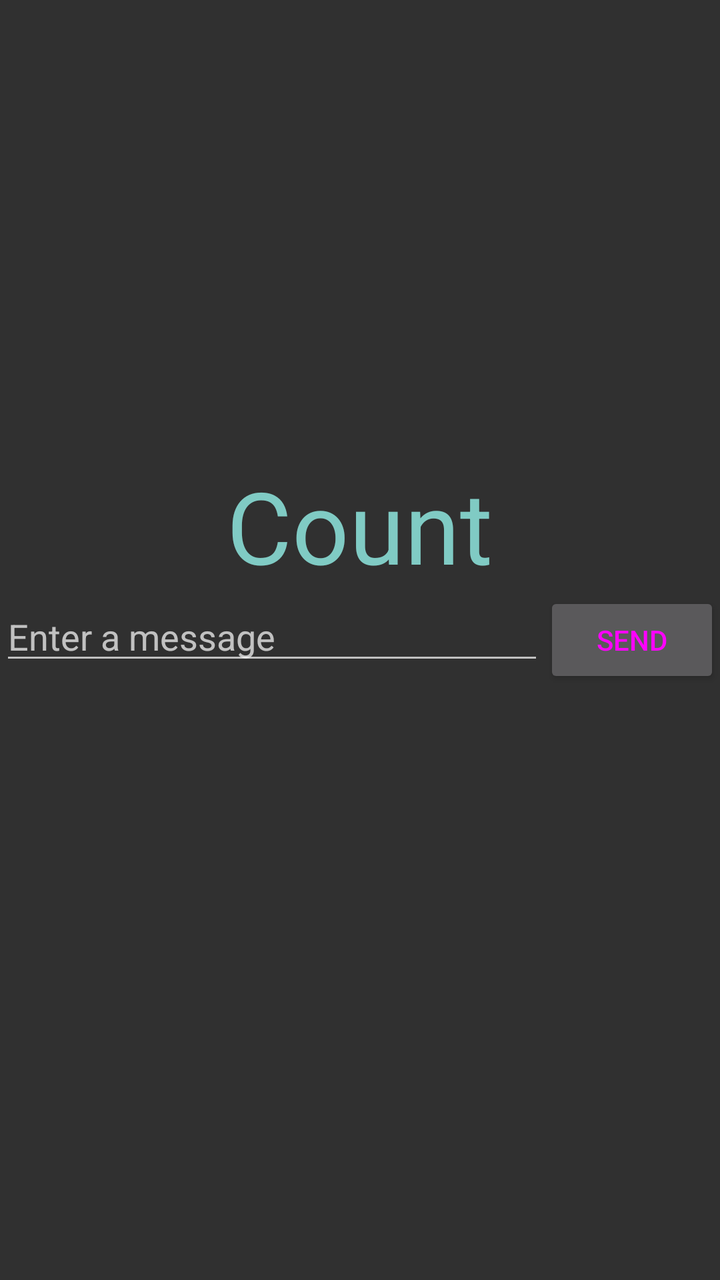
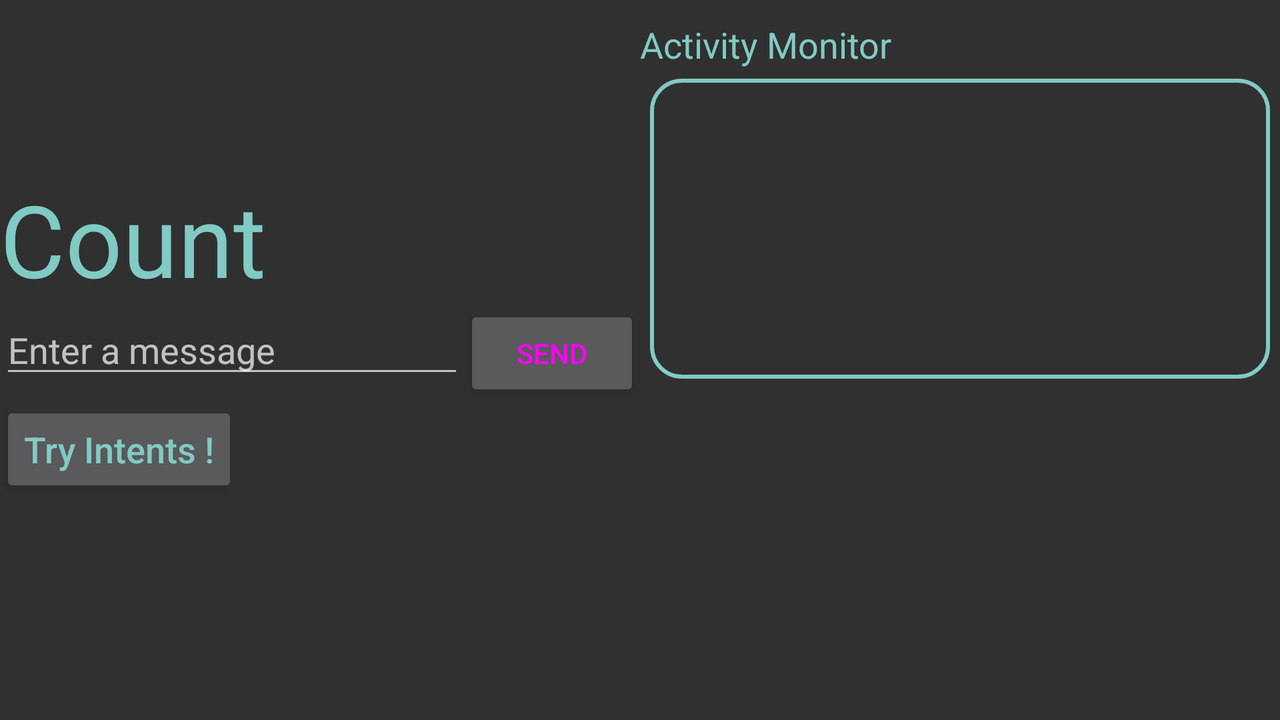

One screen, two layout resources from the same app: the default and the repository's alternative for another configuration. Each is rendered where Android would select it; the XML of both is given below.
<!-- AndroidManifest.xml: application theme CustomActionBarTheme -->
<!-- res/layout/activity_main.xml -->
<?xml version="1.0" encoding="utf-8"?>
<RelativeLayout
    xmlns:android="http://schemas.android.com/apk/res/android"
    android:layout_width="fill_parent"
    android:layout_height="fill_parent"
    android:orientation="horizontal">

    <LinearLayout
        android:id="@+id/toolbar"
        android:layout_width="fill_parent"
        android:layout_height="wrap_content"
        android:layout_centerVertical="true">

        <EditText
            android:id="@+id/edit_message"
            android:layout_width="0.0dip"
            android:layout_height="wrap_content"
            android:layout_weight="1.0"
            android:hint="@string/edit_message" />

        <Button
            android:layout_width="wrap_content"
            android:layout_height="wrap_content"
            android:onClick="sendMessage"
            android:text="@string/button_send"
            android:textColor="@color/button_textcolor" />
        
    </LinearLayout>

    <TextView
        android:id="@+id/counter"
        android:layout_width="wrap_content"
        android:layout_height="wrap_content"
        android:layout_above="@id/toolbar"
        android:layout_centerHorizontal="true"
        android:text="@string/count"
        style="@style/FontColor.BIG" />

</RelativeLayout>
<!-- resources referenced by this layout -->
<resources>
  <string name="button_send">Send</string>
  <string name="count">Count</string>
  <string name="edit_message">Enter a message</string>
  <style name="FontColor.BIG">
          <item name="android:textSize">50sp</item>
      </style>
  <style name="CustomActionBarTheme" parent="@style/Theme.AppCompat">
          <item name="android:actionBarStyle">@style/MyActionBar</item>
          <item name="android:actionBarTabTextStyle">@style/TabTextStyle</item>
          <item name="android:actionMenuTextColor">@style/FontColor</item>
  
          
          <item name="actionBarStyle">@style/MyActionBar</item>
          <item name="actionBarTabTextStyle">@style/TabTextStyle</item>
          <item name="actionMenuTextColor">@style/FontColor</item>
      </style>
  <style name="MyActionBar" parent="@style/Widget.AppCompat.ActionBar">
          <item name="android:titleTextStyle">@style/TitleTextStyle</item>
          <item name="android:background">@color/button_material_dark</item>
          <item name="android:backgroundStacked">@color/button_material_dark</item>
          <item name="android:backgroundSplit">@color/button_material_dark</item>
  
          
          <item name="titleTextStyle">@style/TitleTextStyle</item>
          <item name="background">@color/button_material_dark</item>
          <item name="backgroundStacked">@color/button_material_dark</item>
          <item name="backgroundSplit">@color/button_material_dark</item>
      </style>
  <style name="TabTextStyle" parent="@style/Widget.AppCompat.ActionBar.TabText">
          <item name="android:textColor">@style/FontColor</item>
      </style>
  <style name="FontColor" parent="android:style/TextAppearance.Medium">
          <item name="android:textColor">@color/material_deep_teal_200</item>
      </style>
  <style name="TitleTextStyle" parent="@style/TextAppearance.AppCompat.Widget.ActionBar.Title">
          <item name="android:textColor">@style/FontColor</item>
      </style>
</resources>
<!-- res/layout-land/activity_main.xml (the repository's variant of the layout above) -->
<!-- drawn on the phone turned sideways -->
<?xml version="1.0" encoding="utf-8"?>
<RelativeLayout xmlns:android="http://schemas.android.com/apk/res/android"
    android:layout_width="fill_parent"
    android:layout_height="fill_parent">

    <LinearLayout
        android:id="@+id/main_window"
        android:layout_width="match_parent"
        android:layout_height="wrap_content"
        android:orientation="horizontal">

        <LinearLayout
            android:id="@+id/toolbar"
            android:layout_width="0dp"
            android:layout_height="wrap_content"
            android:layout_weight="1"
            android:orientation="vertical">

            <TextView
                android:id="@+id/counter"
                style="@style/FontColor.BIG"
                android:layout_width="wrap_content"
                android:layout_height="wrap_content"
                android:layout_above="@id/toolbar"
                android:layout_centerHorizontal="true"
                android:layout_marginTop="86dp"
                android:text="@string/count" />

            <LinearLayout
                android:layout_width="match_parent"
                android:layout_height="wrap_content"
                android:orientation="horizontal">

                <EditText
                    android:id="@+id/edit_message"
                    android:layout_width="0dp"
                    android:layout_height="wrap_content"
                    android:layout_weight="1.0"
                    android:hint="@string/edit_message" />

                <Button
                    android:layout_width="wrap_content"
                    android:layout_height="wrap_content"
                    android:onClick="sendMessage"
                    android:text="@string/button_send"
                    android:textColor="@color/button_textcolor" />
                

            </LinearLayout>


        </LinearLayout>


        <LinearLayout
            android:layout_width="0dp"
            android:layout_height="wrap_content"
            android:layout_weight="1"
            android:orientation="vertical">

            <TextView
                android:id="@+id/activityMonitorTitle"
                style="@style/FontColor"
                android:layout_width="wrap_content"
                android:layout_height="wrap_content"
                android:layout_marginTop="10dp"
                android:text="@string/activity_monitor" />

            <TextView
                android:id="@+id/activityMonitor"
                style="@style/FontColor"
                android:layout_width="match_parent"
                android:layout_height="150dp"
                android:layout_marginLeft="5dp"
                android:layout_marginRight="5dp"
                android:layout_marginTop="5dp"
                android:background="@drawable/rectangle"
                android:paddingLeft="25dp" />

        </LinearLayout>


    </LinearLayout>

    <LinearLayout
        android:layout_width="match_parent"
        android:layout_height="wrap_content"
        android:orientation="horizontal"
        android:layout_below="@id/main_window">

        <Button
            android:id="@+id/start_intents"
            android:layout_width="wrap_content"
            android:layout_height="wrap_content"
            android:textAllCaps="false"
            android:text="@string/button_intents"
            style="@style/FontColor"
            android:onClick="startIntentsActivity"/>

    </LinearLayout>

</RelativeLayout>
<!-- resources referenced by the variant -->
<!-- as the phone turned sideways resolves them -->
<resources>
  <!-- drawable rectangle (drawable) -->
  <?xml version="1.0" encoding="utf-8"?>
  <shape xmlns:android="http://schemas.android.com/apk/res/android"
      android:shape="rectangle" >
      <stroke android:width="2dp"
          android:color="@color/material_deep_teal_200"
          />
      <corners
          android:radius="15dp"/>
  </shape>
  <string name="activity_monitor">Activity Monitor</string>
  <string name="button_intents">Try Intents !</string>
  <string name="button_send">Send</string>
  <string name="count">Count</string>
  <string name="edit_message">Enter a message</string>
  <style name="FontColor" parent="android:style/TextAppearance.Medium">
          <item name="android:textColor">@color/material_deep_teal_200</item>
      </style>
  <style name="FontColor.BIG">
          <item name="android:textSize">50sp</item>
      </style>
  <style name="CustomActionBarTheme" parent="@style/Theme.AppCompat">
          <item name="android:actionBarStyle">@style/MyActionBar</item>
          <item name="android:actionBarTabTextStyle">@style/TabTextStyle</item>
          <item name="android:actionMenuTextColor">@style/FontColor</item>
  
          
          <item name="actionBarStyle">@style/MyActionBar</item>
          <item name="actionBarTabTextStyle">@style/TabTextStyle</item>
          <item name="actionMenuTextColor">@style/FontColor</item>
      </style>
  <style name="MyActionBar" parent="@style/Widget.AppCompat.ActionBar">
          <item name="android:titleTextStyle">@style/TitleTextStyle</item>
          <item name="android:background">@color/button_material_dark</item>
          <item name="android:backgroundStacked">@color/button_material_dark</item>
          <item name="android:backgroundSplit">@color/button_material_dark</item>
  
          
          <item name="titleTextStyle">@style/TitleTextStyle</item>
          <item name="background">@color/button_material_dark</item>
          <item name="backgroundStacked">@color/button_material_dark</item>
          <item name="backgroundSplit">@color/button_material_dark</item>
      </style>
  <style name="TabTextStyle" parent="@style/Widget.AppCompat.ActionBar.TabText">
          <item name="android:textColor">@style/FontColor</item>
      </style>
  <style name="TitleTextStyle" parent="@style/TextAppearance.AppCompat.Widget.ActionBar.Title">
          <item name="android:textColor">@style/FontColor</item>
      </style>
</resources>
